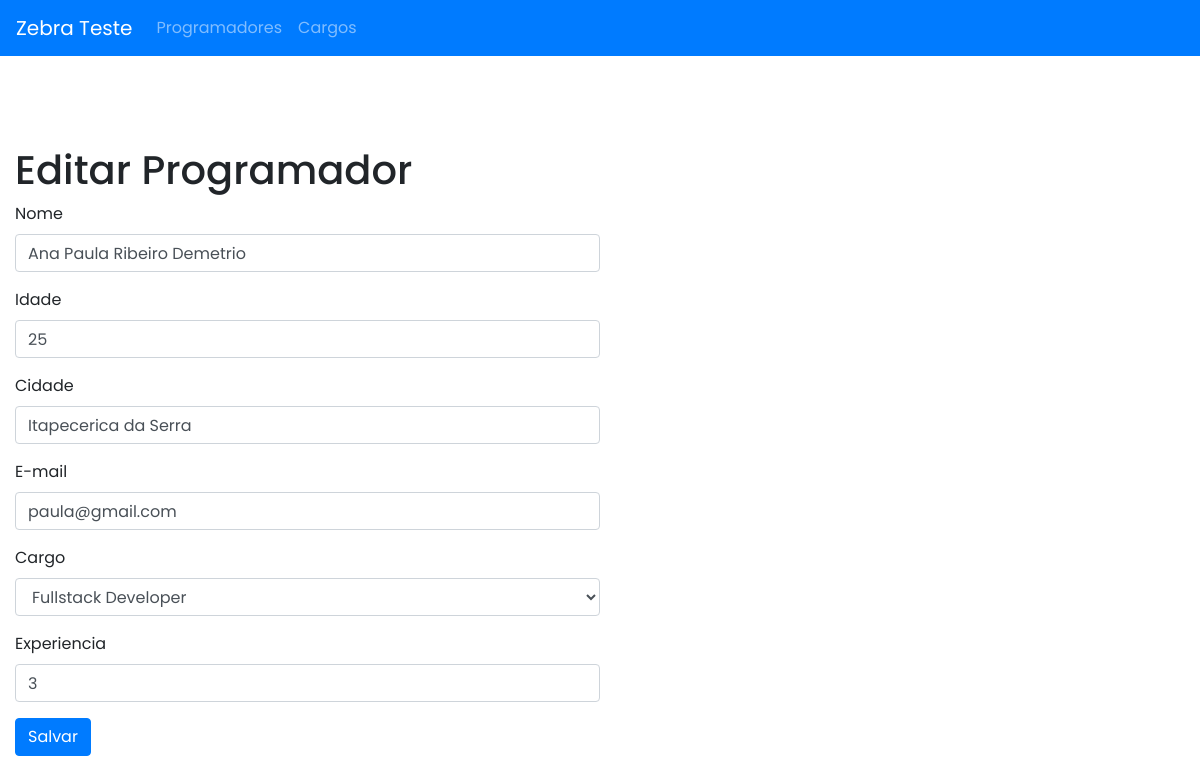
The app's page /index.php/programadores/editar/1 with its own data.
### tables this page shows
CREATE TABLE IF NOT EXISTS `programadores` (
  `id` int(11) NOT NULL AUTO_INCREMENT,
  `nome` varchar(100) NOT NULL,
  `idade` int(11) NOT NULL,
  `cidade` varchar(100) NOT NULL,
  `email` varchar(100) NOT NULL,
  `cargo` int(11) NOT NULL,
  `experiencia` int(11) NOT NULL,
  PRIMARY KEY (`id`)
);

### application/controllers/Programadores.php (called while the page is built, shortened)
<?php
class Programadores extends CI_Controller {
	public function editar($id = null) {
		$data['title'] = 'Editar Programador';
		$this->load->model('programadores_model','programadores');
		$this->load->model('cargos_model','cargos');
		$data['cargos'] = $this->cargos->getCargos();
		$data['programador'] = $this->programadores->getProgramador($id);
		$this->load->view('subtemplates/header', $data);
		$this->load->view('edit_programadores', $data);
		$this->load->view('subtemplates/footer');
	}
}

### index.php (called while the page is built, shortened)
<?php
require_once BASEPATH.'core/CodeIgniter.php';

### application/models/Programadores_model.php (called while the page is built, shortened)
<?php
class Programadores_model extends CI_Model {
	public function getProgramador($id = null) {
		$this->db->where('id', $id);
		$this->db->limit(1);
		$query = $this->db->get('programadores');
		return $query->result();
	}
}

### application/models/Cargos_model.php (called while the page is built, shortened)
<?php
class Cargos_model extends CI_Model {
	public function getCargos() {
		$query = $this->db->get('cargos');
		return $query->result();
	}
}

### application/views/edit_programadores.php (the view, shortened to what this page needs)
<div class="container-fluid my-5">
    <div class="alert" role="alert"></div>
    <h1 class="title"><?php echo $title; ?></h1>
    <?php foreach ($programador as $p ): ?>
    <form class="w-50" method="post" onsubmit="editProgramador(); return false;" id="editarprogramador">
        <div class="form-group">
            <label>Nome</label>
            <input type="text" value="<?php echo $p->nome; ?>" class="form-control" name="nome" required>
        </div>
        <div class="form-group">
            <label>Idade</label>
            <input type="number" value="<?php echo $p->idade; ?>" min="0" max="100" class="form-control" name="idade">
        </div>
        <div class="form-group">
            <label>Cidade</label>
            <input type="text" value="<?php echo $p->cidade; ?>" class="form-control" name="cidade">
        </div>
        <div class="form-group">
            <label>E-mail</label>
            <input type="email" value="<?php echo $p->email; ?>" class="form-control" name="email">
        </div>
        <div class="form-group">
            <label>Cargo</label>
            <select class="form-control" required name="cargo">
                <?php foreach ($cargos as $c ): ?>
                <?php if($c->id == $p->cargo) { ?>
                <option value="<?php echo $c->id; ?>" selected><?php echo $c->cargo; ?></option>
                <?php } else { ?>
                <option value="<?php echo $c->id; ?>"><?php echo $c->cargo; ?></option>
                <?php } ?>
                <?php endforeach; ?>
            </select>
        </div>
        <div class="form-group">
            <label>Experiencia</label>
            <input type="number" value="<?php echo $p->experiencia; ?>" min="0" max="99" class="form-control"
                name="experiencia">
        </div>
        <button type="submit" class="btn btn-primary">Salvar</button>
    </form>
    <?php endforeach; ?>
</div>

### application/views/subtemplates/header.php (style rules this page uses)
* { font-family: 'Poppins', 'Helvetica'; }

### records on screen
programadores: nome "Ana Paula Ribeiro Demetrio", idade "25", cidade "Itapecerica da Serra", email "paula@gmail.com", experiencia "3"

### other values on screen
$title "Editar Programador"
form field cargo "Fullstack Developer"
